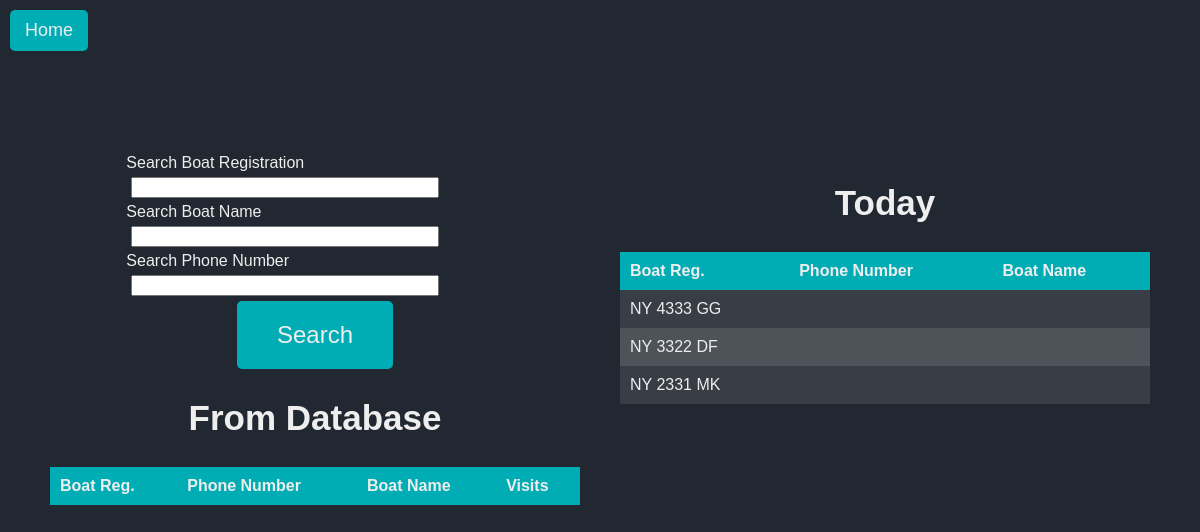
/search (signed in), run on an earlier commit of the app's database.
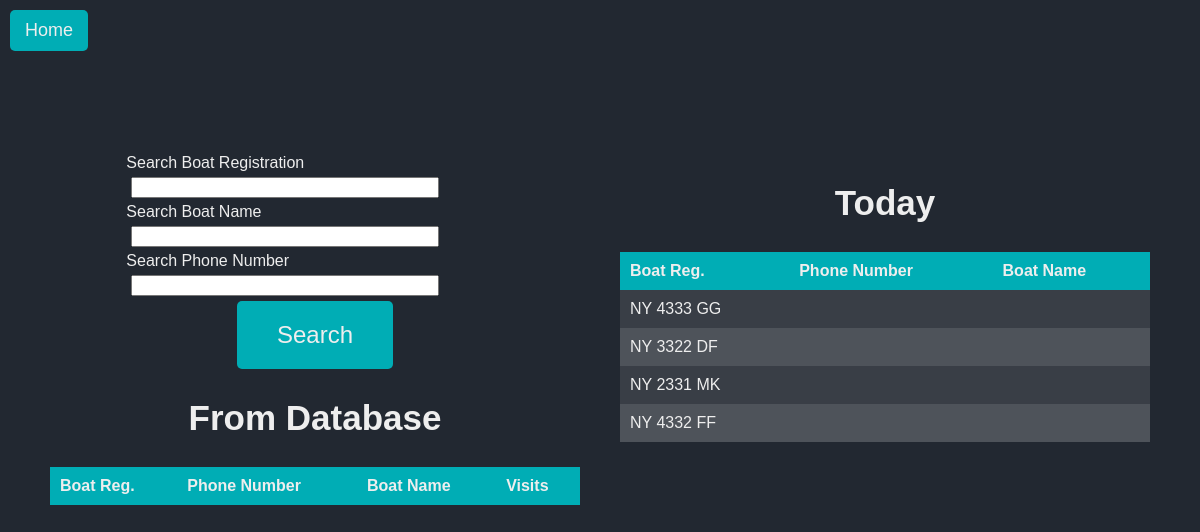
And on a later commit of the database.
### website/models.py (models this page shows)
class Boat(db.Model):
    id = db.Column(db.Integer, primary_key=True)
    boat_reg = db.Column(db.String(150), unique=True)
    sanitized_boat_reg = db.Column(db.String(150), unique=True)
    boat_name = db.Column(db.String(150))
    sanitized_boat_name = db.Column(db.String(150))
    phone_number = db.Column(db.String(150))
    sanitized_phone_number = db.Column(db.String(150))
    owner_name = db.Column(db.String(150))
    sanitized_owner_name = db.Column(db.String(150))
    boat_size = db.Column(db.Integer)
    email = db.Column(db.String(150))
    zipcode = db.Column(db.String(150))
    visits = db.relationship('Visit', backref='boat')
    current_boats_id = db.Column(db.Integer, db.ForeignKey('current_boats.id'))
    total_paid_days = db.Column(db.Integer)
    total_paid_nights = db.Column(db.Integer)
    total_unpaid_days = db.Column(db.Integer)
    total_unpaid_nights = db.Column(db.Integer)
    paid_until = db.Column(db.String(150))

### website/views.py (the view, shortened to what this page needs)
@views.route('/search', methods=['GET','POST'])
@login_required
def search():
    form = SearchForm()
    results = []
    resultsToday = []
    if CurrentBoats.query.first():
        resultsToday = CurrentBoats.query.first().boats.all()
        print(resultsToday)
    return render_template('search.html', form=form, boats=results, currentboats=resultsToday)

### website/forms.py
class SearchForm(FlaskForm):
    boat_reg = StringField('Search Boat Registration')
    boat_name = StringField('Search Boat Name')
    phone_number = StringField('Search Phone Number')
    submit = SubmitField('Submit')

### website/templates/search.html (shortened to what this page needs)
{% extends "base.html" %}
{%block head%}<a href="{{ url_for('views.home') }}"id="home-btn">Home</a>{%endblock%}
{%block styles%}static/search-styles.css{%endblock%}
{% block content%}
<div id="main-container">
  <div id="left-container" style="flex: 1;">
    <div id="search-container">
      <form method="POST" id="search">
        <div class="form-group">
          {{ form.boat_reg.label }}
          {{ form.boat_reg(class="form-control") }}
        </div>
        <div class="form-group">
          {{ form.boat_name.label }}
          {{ form.boat_name(class="form-control") }}
        </div>
        <div class="form-group">
          {{ form.phone_number.label }}
          {{ form.phone_number(class="form-control") }}
        </div>
        <div id="button-container">
          <button type="submit" class="btn btn-primary" id="login-btn" name="submit-button" value="search">Search</button>
        </div>
      </form>
    </div>
    <div id="table-container">
      <h2>From Database</h2>
      <table id="search-results">
        <thead>
          <tr>
            <th>Boat Reg.</th>
            <th>Phone Number</th>
            <th>Boat Name</th>
            <th>Visits</th>
          </tr>
        </thead>
      </table>
    </div>
  </div>
  <div id="right-container" style="flex: 1;">
    <div id="table-container">
      <h2>Today</h2>
      {%if currentboats%}
      <table id="current-boats">
        <thead>
          <tr>
            <th>Boat Reg.</th>
            <th>Phone Number</th>
            <th>Boat Name</th>
          </tr>
        </thead>
        <tbody>
          {% for boat in currentboats %}
          <tr class="clickable-row" data-href="{{ url_for('views.log_boat', boat_reg=boat.boat_reg, boat_name=boat.boat_name, phone_number=boat.phone_number,  id=boat.id) }}">
            <td>{{ boat.boat_reg }}</td>
            <td>{{ boat.phone_number }}</td>
            <td>{{ boat.boat_name }}</td>
          </tr>
          {% endfor %}
        </tbody>
      </table>
      {% else %}
      <div id="button-container">
            <button type="submit" form="search" class="btn btn-primary" id="login-btn" name="submit-button" value="add">Add New Boat</button>
      </div>
      {%endif%}
    </div>
  </div>
</div>
{%endblock%}

### website/templates/base.html (shortened to what this page needs)
<!DOCTYPE html>
<html lang="en">
<head>
  <link rel="stylesheet" href="{%block styles%}static/styles.css{%endblock%}">
  {%block head%}{%endblock%}
</head>
<body>
  <div id="content-container">
    <header>
    </header>
    <div class="container">{% block content %} {% endblock %}</div>
  </div>
</body>
</html>

### website/static/search-styles.css (style rules this page uses)
body { margin: 0; padding: 10px; font-family: Arial, sans-serif; background-color: #222831; color: #eeeeee; height: 100%; overflow: hidden; }
header { display: flex; justify-content: flex-start; padding: 10px; }
#content-container { width: 100%; height: 100%; }
h2 { font-size: 35px; color: #eeeeee; width: 100%; text-align: center; }
#main-container { display: flex; justify-content: space-between; padding: 20px; box-sizing: border-box; height: calc(100vh - 40px); }
#left-container, #right-container { flex: 1; max-height: 100%; overflow: auto; padding: 20px; box-sizing: border-box; }
#search-container { display: flex; flex-direction: column; align-items: center; margin-bottom: 20px; }
input[type="text"] { margin: 5px; width: 100%; max-width: 300px; }
table { background-color: #393e46; border-collapse: collapse; width: 100%; }
th, td { padding: 10px; text-align: left; }
th { background-color: #00adb5; }
tr:nth-child(even) { background-color: #4e535a; }
#button-container { display: flex; justify-content: center; }
#login-btn { font-size: 24px; text-align: center; background-color: #00adb5; color: #eeeeee; padding: 20px 40px; border: none; cursor: pointer; transition: background-color 0.3s ease, transform 0.3s ease; border-radius: 5px; }
.clickable-row { cursor: pointer; }
#home-btn { font-size: 18px; background-color: #00adb5; color: #eeeeee; padding: 10px 15px; border: none; cursor: pointer; text-decoration: none; transition: background-color 0.3s ease, transform 0.3s ease; border-radius: 5px; display: inline-block; margin-right: 5px; }

What changed in the data, as far as the page shows it:
added Boat: boat_reg "NY 4332 FF"
